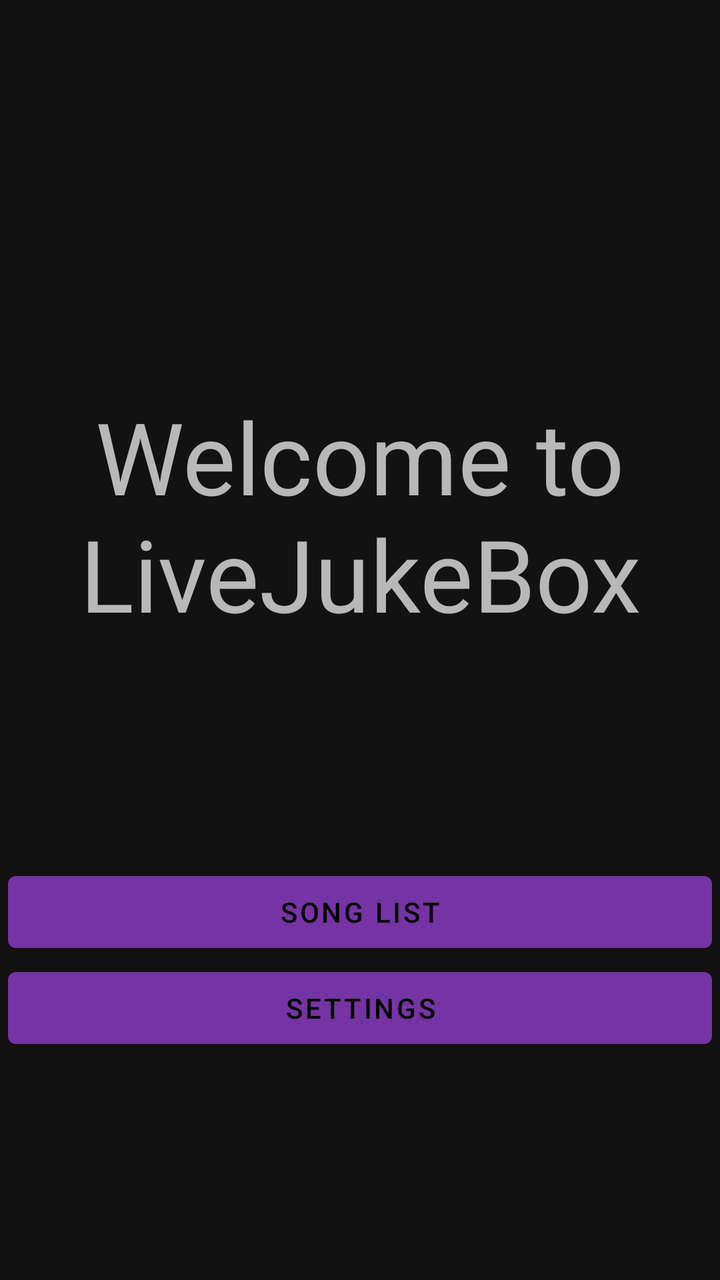
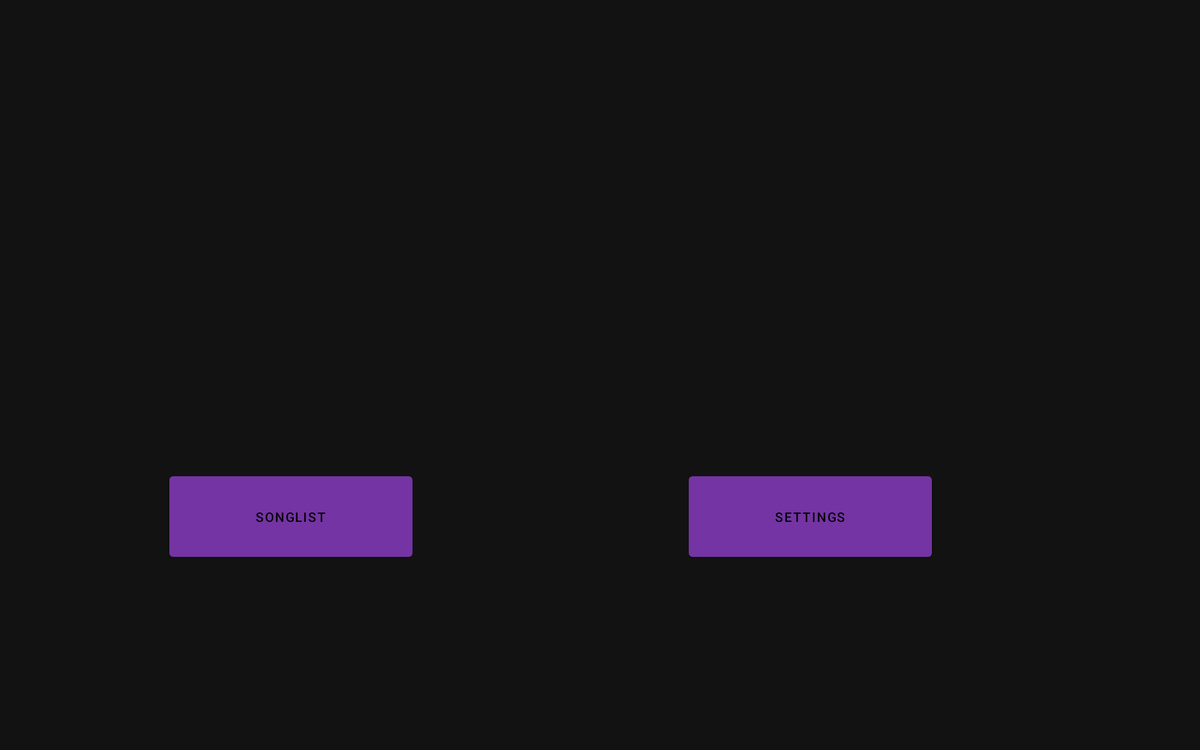

One screen, two layout resources from the same app: the default and the repository's alternative for another configuration. Each is rendered where Android would select it; the XML of both is given below.
<!-- AndroidManifest.xml: application theme AppTheme -->
<!-- res/layout/activity_main.xml -->
<?xml version="1.0" encoding="utf-8"?>
<androidx.constraintlayout.widget.ConstraintLayout xmlns:android="http://schemas.android.com/apk/res/android"
    xmlns:app="http://schemas.android.com/apk/res-auto"
    xmlns:tools="http://schemas.android.com/tools"
    android:layout_width="match_parent"
    android:layout_height="match_parent"
    tools:context=".MainActivity">

    <TextView
        app:layout_constraintBottom_toTopOf="@id/guideline"
        android:layout_width="match_parent"
        android:layout_height="wrap_content"
        android:textAlignment="center"
        android:textSize="50dp"
        android:text="Welcome to LiveJukeBox"/>

    <LinearLayout
        app:layout_constraintTop_toBottomOf="@id/guideline"
        app:layout_constraintBottom_toBottomOf="parent"
        android:orientation="vertical"
        android:layout_width="match_parent"
        android:layout_height="wrap_content">
        <com.google.android.material.button.MaterialButton
            style="@style/CustomButton"
            android:layout_width="match_parent"
            android:layout_height="wrap_content"
            android:id="@+id/song_list"
            android:text="Song List"
            app:layout_constraintBottom_toTopOf="@id/settings" />

        <com.google.android.material.button.MaterialButton
            style="@style/CustomButton"
            android:layout_width="match_parent"
            android:layout_height="wrap_content"
            android:id="@+id/settings"
            android:text="Settings"
            app:layout_constraintTop_toBottomOf="@id/song_list"
            />
    </LinearLayout>
    <androidx.constraintlayout.widget.Guideline
        android:layout_width="wrap_content"
        android:layout_height="wrap_content"
        android:id="@+id/guideline"
        android:orientation="horizontal"
        app:layout_constraintGuide_percent="0.5"/>
</androidx.constraintlayout.widget.ConstraintLayout>
<!-- resources referenced by this layout -->
<resources>
  <style name="CustomButton" parent="Widget.MaterialComponents.Button">
          <item name="android:layout_marginRight">4dp</item>
          <item name="android:layout_marginLeft">4dp</item>
          <item name="android:height">48dp</item>
      </style>
  <style name="AppTheme" parent="Theme.MaterialComponents">
          
          <item name="colorPrimary">@color/colorPrimary</item>
          <item name="colorPrimaryDark">@color/colorPrimaryDark</item>
          <item name="colorAccent">@color/colorAccent</item>
      </style>
  <color name="colorPrimary">#7434a3</color>
  <color name="colorPrimaryDark">#59138c</color>
  <color name="colorAccent">#D81B60</color>
</resources>
<!-- res/layout-sw700dp/activity_main.xml (the repository's variant of the layout above) -->
<!-- drawn on a large tablet held sideways -->
<?xml version="1.0" encoding="utf-8"?>
<androidx.constraintlayout.widget.ConstraintLayout xmlns:android="http://schemas.android.com/apk/res/android"
    xmlns:app="http://schemas.android.com/apk/res-auto"
    xmlns:tools="http://schemas.android.com/tools"
    android:layout_width="match_parent"
    android:layout_height="match_parent">

    <com.google.android.material.button.MaterialButton
        android:id="@+id/settings"
        android:layout_width="259dp"
        android:layout_height="98dp"
        android:layout_marginStart="8dp"
        android:layout_marginBottom="8dp"
        android:text="Settings"
        app:layout_constraintBottom_toTopOf="@+id/button_guidline"
        app:layout_constraintEnd_toEndOf="parent"
        app:layout_constraintRight_toLeftOf="@id/right_guideline"
        app:layout_constraintStart_toEndOf="@+id/song_list"
        app:layout_constraintTop_toTopOf="@+id/song_list"
        app:layout_constraintVertical_bias="0.0" />

    <com.google.android.material.button.MaterialButton
        android:id="@+id/song_list"
        android:layout_width="259dp"
        android:layout_height="98dp"
        android:text="Songlist"
        app:layout_constraintBottom_toTopOf="@id/button_guidline"
        app:layout_constraintEnd_toEndOf="parent"
        app:layout_constraintHorizontal_bias="0.177"
        app:layout_constraintLeft_toRightOf="@id/left_guideline"
        app:layout_constraintStart_toStartOf="parent"
        tools:layout_editor_absoluteY="863dp" />

    <androidx.constraintlayout.widget.Guideline
        android:id="@+id/button_guidline"
        android:layout_width="wrap_content"
        android:layout_height="wrap_content"
        android:orientation="horizontal"
        app:layout_constraintGuide_percent=".75" />

    <androidx.constraintlayout.widget.Guideline
        android:id="@+id/left_guideline"
        android:layout_width="wrap_content"
        android:layout_height="wrap_content"
        android:orientation="vertical"
        app:layout_constraintGuide_percent=".12" />

    <androidx.constraintlayout.widget.Guideline
        android:id="@+id/right_guideline"
        android:layout_width="wrap_content"
        android:layout_height="wrap_content"
        android:orientation="vertical"
        app:layout_constraintGuide_percent=".88" />

    <TextView
        android:id="@+id/tv_welcome"
        android:layout_width="557dp"
        android:layout_height="278dp"
        android:layout_marginTop="297dp"
        android:layout_marginBottom="705dp"
        android:autoSizeTextType="uniform"
        android:text="Welcome to LiveJukeBox"
        app:layout_constraintBottom_toBottomOf="parent"
        app:layout_constraintEnd_toStartOf="@+id/right_guideline"
        app:layout_constraintHorizontal_bias="0.5"
        app:layout_constraintStart_toEndOf="@+id/left_guideline"
        app:layout_constraintTop_toTopOf="parent" />

</androidx.constraintlayout.widget.ConstraintLayout>
<!-- resources referenced by the variant -->
<!-- as a large tablet held sideways resolves them -->
<resources>
  <style name="AppTheme" parent="Theme.MaterialComponents">
          
          <item name="colorPrimary">@color/colorPrimary</item>
          <item name="colorPrimaryDark">@color/colorPrimaryDark</item>
          <item name="colorAccent">@color/colorAccent</item>
      </style>
  <color name="colorPrimary">#7434a3</color>
  <color name="colorPrimaryDark">#59138c</color>
  <color name="colorAccent">#D81B60</color>
</resources>
